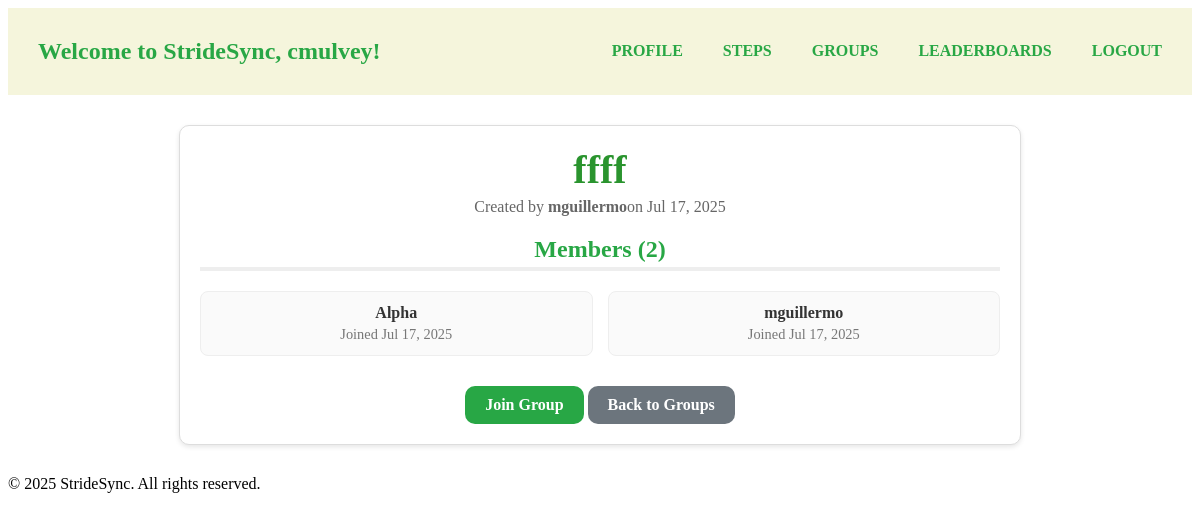
Page /groups/2/ (signed in) on the committed database.
### stridesyncapp/models.py (models this page shows)
class User(AbstractUser):
    is_admin = models.BooleanField(default=False)
    step_goal = models.PositiveIntegerField(default=10000)
    date_joined = models.DateTimeField(default=timezone.now)
    last_login = models.DateTimeField(null=True, blank=True)

class Group(models.Model):
    name = models.CharField(max_length=50)
    created_by = models.ForeignKey(User, on_delete=models.SET_NULL, null=True, related_name='created_groups')
    created_on = models.DateTimeField(auto_now_add=True)

class GroupMembership(models.Model):
    user = models.ForeignKey(User, on_delete=models.CASCADE, related_name='group_memberships')
    group = models.ForeignKey(Group, on_delete=models.CASCADE, related_name='members')
    joined_on = models.DateTimeField(auto_now_add=True)

### stridesyncapp/views.py (the view)
# urls.py: path('groups/<int:pk>/', views.GroupDetailView.as_view(), name='group_detail'),
class GroupDetailView(LoginRequiredMixin, DetailView):
    model = Group
    template_name = 'stridesyncapp/group_detail.html'
    context_object_name = 'group'
    def get_context_data(self, **kwargs):
        context = super().get_context_data(**kwargs)
        group = self.get_object()
        context['is_member'] = group.members.filter(user=self.request.user).exists()
        return context

### stridesyncapp/templates/stridesyncapp/group_detail.html (shortened to what this page needs)
{% extends 'stridesyncapp/base.html' %}
{% block content %}
    <div class="group-card">
        <div class="group-header">
            <h1>{{ group.name }}</h1>
            <p>Created by <strong>{{ group.created_by.username }}</strong>on {{ group.created_on|date:"M d, Y" }}</p>
        </div>
        <h2 style="color:#28a745; border-bottom:4px solid #eee; padding-bottom:4px;">Members ({{ group.members.count }})</h2>
        {% if group.members.count %}
            <div class="members-grid">
                {% for m in group.members.all %}
                <div class="member-card">
                    <div class="username">{{ m.user.username }}</div>
                    <div class="joined-date">Joined {{ m.joined_on|date:"M d, Y" }}</div>
                </div>
                {% endfor %}
            </div>
        {% else %}
            <p style="color:#777; font-style:italic;">No members yet. Be the first to join!</p>
        {% endif %}
        <div class="actions-footer">
            {% if is_member %}
                <a href="{% url 'group_leave' group.pk %}" class="btn btn-delete">Leave Group</a>
            {% else %}
                <a href="{% url 'group_join' group.pk %}" class="btn btn-add">Join Group</a>
            {% endif %}
                <a href="{% url 'group_list' %}" class="btn btn-update">Back to Groups</a>
        </div>
    </div>
{% endblock %}

### stridesyncapp/templates/stridesyncapp/base.html (shortened to what this page needs)
{% load static %}
<!DOCTYPE html>
<html lang="en">
    <head>
    </head>
    <body>
        <header>
            <div style="display: flex; align-items: center; gap: 20px;">
                <h2><a href="{% url 'home' %}">Welcome to StrideSync, {{ request.user.username }}!</a></h2>
            </div>
            <div style="display: flex; align-items: center;">
                <nav>
                    <ul>
                        <li><a href="{% url 'profile' %}">PROFILE</a></li>
                        <li><a href="{% url 'steps' %}">STEPS</a></li>
                        <li><a href="{% url 'group_list' %}">GROUPS</a></li>
                        <li><a href="{% url 'leaderboards' %}">LEADERBOARDS</a></li>
                        <li><a href="{% url 'logout' %}">LOGOUT</a></li>
                    </ul>
                </nav>
            </div>
        </header>
        <main>
            {% block content %}{% endblock %}
        </main>
        <footer>
            <p>&copy; 2025 StrideSync. All rights reserved.</p>
        </footer>
    </body>
</html>

### stridesyncapp/templates/stridesyncapp/base.html (style rules this page uses)
a { text-decoration: none; color: inherit; padding: 10px; }
header { background-color: #f5f5dc; color: #28a745; padding: 10px 20px; display: flex; align-items: center; justify-content: space-between; }
ul { list-style: none; display: flex; gap: 20px; padding: 0; margin: 0; font-weight: bold; }
.btn { display: inline-block; padding: 10px 20px; border-radius: 10px; font-weight: bold; text-decoration: none; text-align: center; color: white; }
.btn-add { background-color: #28a745; }
.btn-update { background-color: #6c757d; }
.group-card { background: #fff; border: 1px solid #ddd; border-radius: 10px; box-shadow: 0 2px 5px rgba(0,0,0,0.1); padding: 20px; text-align: center; }
.group-card { max-width: 800px; margin: 30px auto; padding: 20px; border: 1px solid #ddd; border-radius: 10px; box-shadow: 0 2px 5px rgba(0,0,0,0.1); }
.group-header h1 { margin: 0; font-size: 2.5em; color: #2a942e; text-align: center; }
.group-header p { color: #666; text-align: center; margin: 5px 0 20px; }
.members-grid { display: grid; grid-template-columns: repeat(auto-fit, minmax(150px, 1fr)); gap: 15px; margin-bottom: 30px; }
.member-card { padding: 12px; background: #fafafa; border: 1px solid #eee; border-radius: 8px; text-align: center; }
.member-card .username { font-weight: bold; color: #333; }
.member-card .joined-date { font-size: 0.9em; color: #777; margin-top: 4px; }
.actions-footer { text-align: center; margin-top: 20px; }

### rows in the picture
User: user.username "cmulvey"
Group: name "ffff", created_by.username "mguillermo", created_on "Jul 17, 2025", members.count "2"
GroupMembership: user.username "Alpha", joined_on "Jul 17, 2025"
GroupMembership: user.username "mguillermo", joined_on "Jul 17, 2025"
